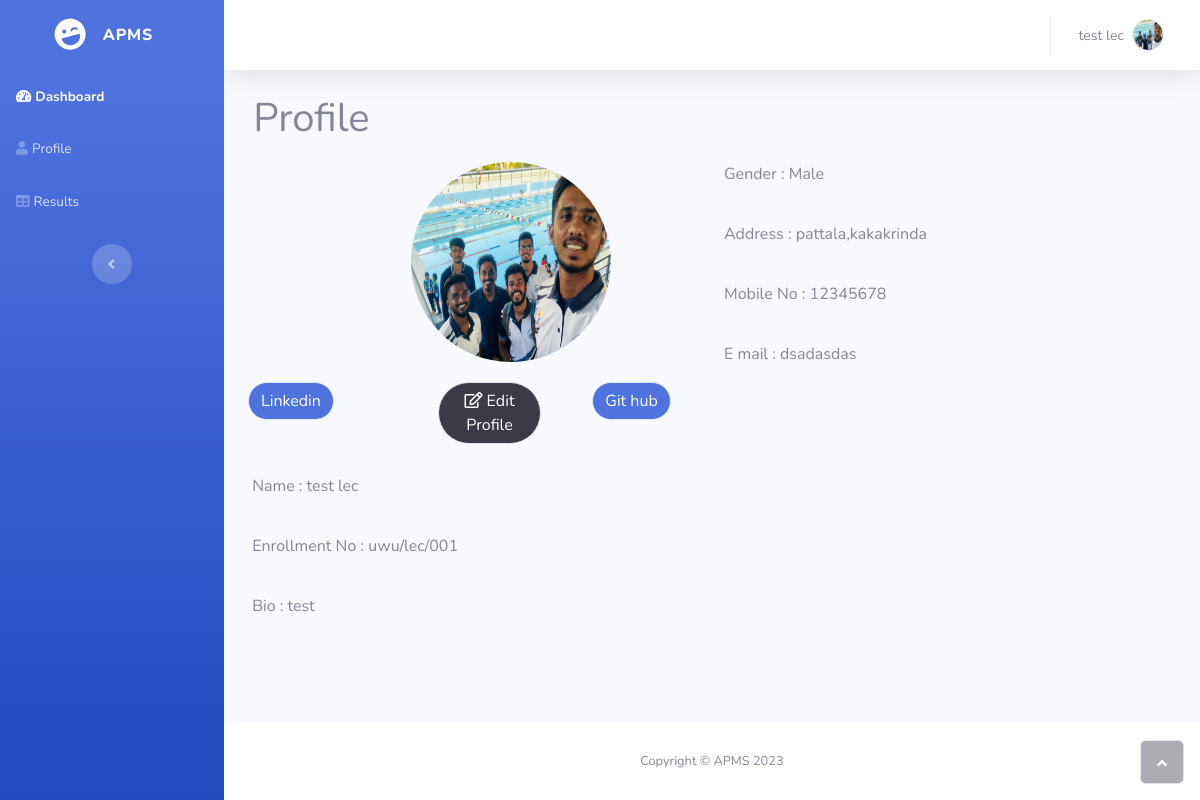
The app's page /Lectures_panel/Lectures_profile/Lec_profile.php (signed in) with its own data.
### tables this page shows
CREATE TABLE `tbl_lecturer` (
  `lec_id` int(11) NOT NULL,
  `username` varchar(255) NOT NULL,
  `password` varchar(255) NOT NULL,
  `role_id` int(10) NOT NULL,
  `name` varchar(100) NOT NULL,
  `bio` varchar(255) NOT NULL,
  `index_no` varchar(100) NOT NULL,
  `nic` varchar(255) NOT NULL,
  `gender` varchar(50) NOT NULL,
  `DOB` date NOT NULL,
  `address` varchar(255) NOT NULL,
  `tel_no` int(100) NOT NULL,
  `linkdin` varchar(255) NOT NULL,
  `github` varchar(255) NOT NULL,
  `gmail` varchar(255) NOT NULL,
  `image` varchar(255) NOT NULL
);

### Lectures_panel/Lectures_profile/Lec_profile.php (the view, shortened to what this page needs)
<?php include_once "c:/xampp/htdocs/APMS/Lectures_panel/parts/header.php"; ?>
<body id="page-top">
    <div id="wrapper">
        <?php include "C:/xampp/htdocs/APMS/Lectures_panel/parts/navp.php";
        $user_id = $_SESSION['user_id'];
        ?>
        <div style="margin-left: 3%;">
            <h1 style="margin-bottom: 20px;">Profile</h1>
        </div>
        <section id="Edit-Profile">
            <?php
            $sql = "SELECT * from  tbl_lecturer WHERE lec_id =$user_id ";
            $res = mysqli_query($conn, $sql);
            if ($res == TRUE) {
                $count = mysqli_num_rows($res);
                if ($count > 0) {
                    while ($rows = mysqli_fetch_assoc($res)) {
                        $user_id = $rows['lec_id'];
                        $linkdin = $rows["linkdin"];
                        $name = $rows["name"];
                        $bio = $rows["bio"];
                        $index_no = $rows["index_no"];
                        $gender = $rows["gender"];
                        $address = $rows["address"];
                        $tel_no = $rows["tel_no"];
                        $email = $rows["gmail"];
                        $git = $rows["github"];
                        $image = $rows["image"];
                    }
                }
            }
            ?>
            <form>
                <div>
                    <div class="container">
                        <div class="row">
                            <div class="col">
                                <div class="row">
                                    <div class="col"><img class="rounded-circle" src="/APMS/images/lecturers/<?php echo $image ?> " style="width: 200px;height: 200px;margin-left: 36%;margin-bottom: 20px;"></div>
                                </div>
                                <div class="row">
                                    <div class="col"><button class="btn btn-primary border rounded-pill" type="button" style="margin: 0;margin-right: 20px;" onclick="location.href='<?php echo $linkdin ?>'">Linkedin</button></div>
                                    <div class="col">
                                        <button class="btn btn-dark border rounded-pill" type="button" style="margin: 0;margin-left: 23%;" onclick="window.location.href='/APMS/Lectures_panel/Lectures_edit/Lec_edit_prof.php?user_id=<?php echo $user_id; ?>'"><i class="far fa-edit"></i>&nbsp;Edit Profile</button>
                                    </div>
                                    <div class="col"><button class="btn btn-primary border rounded-pill" type="button" style="margin: 0;margin-right: 0;margin-left: 20%;" onclick="location.href='<?php echo $git ?>'">Git hub</button></div>
                                </div>
                            </div>
                            <div class="col-md-6">
                                <div class="row">
                                    <div class="col" style="margin-bottom: 20px;">
                                        <p>Gender : <?PHP echo $gender ?> </p>
                                    </div>
                                </div>
                                <div class="row">
                                    <div class="col" style="margin-bottom: 20px;">
                                        <p>Address : <?PHP echo $address; ?> </p>
                                    </div>
                                </div>
                                <div class="row">
                                    <div class="col" style="margin-bottom: 20px;">
                                        <p>Mobile No : <?PHP echo $tel_no ?> </p>
                                    </div>
                                </div>
                                <div class="row">
                                    <div class="col">
                                        <p>E mail : <?PHP echo $email; ?> </p>
                                    </div>
                                </div>
                            </div>
                        </div>
                    </div>
                    <div class="container" style="margin-bottom: 20px;margin-top: 30px;">
                        <div class="row">
                            <div class="col-md-6">
                                <p>&nbsp;Name : <?PHP echo $name; ?> </p>
                            </div>
                        </div>
                    </div>
                    <div class="container" style="margin-bottom: 20px;">
                        <div class="row">
                            <div class="col-md-6">
                                <p>&nbsp;Enrollment No : <?PHP echo $index_no; ?> </p>
                            </div>
                        </div>
                    </div>
                    <div class="container">
                        <div class="row">
                            <div class="col-md-6">
                                <p>&nbsp;Bio : <?PHP echo $bio; ?> </p>
                            </div>
                        </div>
                    </div>
                </div>
            </form>
        </section>
    </div>
    <?php include_once "c:/xampp/htdocs/APMS/Lectures_panel/parts/footer.php"; ?>

### Lectures_panel/parts/dropdown.php (shortened to what this page needs)
<div class="nav-item dropdown no-arrow">
     <a class="dropdown-toggle nav-link" aria-expanded="false" data-bs-toggle="dropdown" href="#">
          <?php
          $sql = "SELECT * from  tbl_lecturer WHERE lec_id =$user_id ";
          $res = mysqli_query($conn, $sql);
          if ($res == TRUE) {
               $count = mysqli_num_rows($res);
               if ($count > 0) {
                    while ($rows = mysqli_fetch_assoc($res)) {
                         $name = $rows["name"];
                         $image = $rows["image"];
                    }
               }
          }
          ?>
          <span class="d-none d-lg-inline me-2 text-gray-600 small"><?php echo $name ?></span>
          <img class="border rounded-circle img-profile" src="/APMS/images/lecturers/<?php echo $image ?> "></a>
</div>

### records on screen
tbl_lecturer: name "test lec", image (picture), gender "Male", address "pattala,kakakrinda", tel_no "12345678", gmail "dsadasdas", index_no "uwu/lec/001", bio "test"
